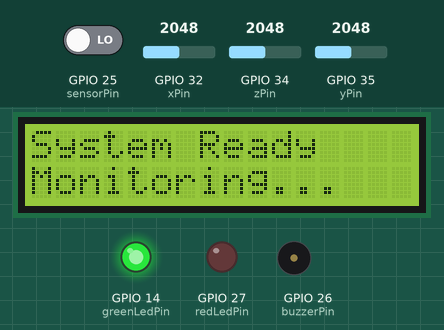
The sketch below on a simulated ESP32. Shown: 16×2 character LCD, output pins drawn as LEDs (lit = HIGH), buzzer (waves = sounding, pin HIGH). The inputs (shaded band) are chosen by the test bench; at power-on: GPIO 32 (xPin) = 2048, GPIO 25 (sensorPin) LOW, GPIO 34 (zPin) = 2048, GPIO 35 (yPin) = 2048. WiFi joins after 1.5 s; servers stay silent unless stated; what the sketch prints to the serial monitor is not drawn.

Above: at 2.8 s.
2.9 s: GPIO 32 (xPin) set to 2321
8.2 s: GPIO 32 (xPin) set to 2412
At 11.6 s:
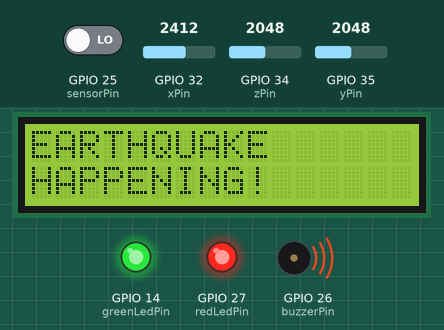
12.2 s: GPIO 32 (xPin) set to 2047
At 15.3 s:
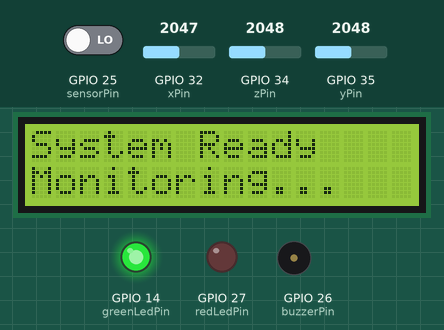
16.0 s: GPIO 32 (xPin) set to 1792
18.9 s: GPIO 32 (xPin) set to 1712
At 19.8 s:
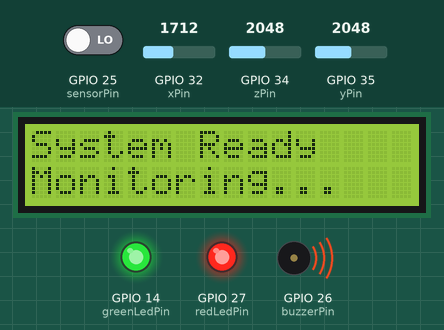
Timing chart, 0 to 21.9 s (numbered marks = the images above; inputs shaded):
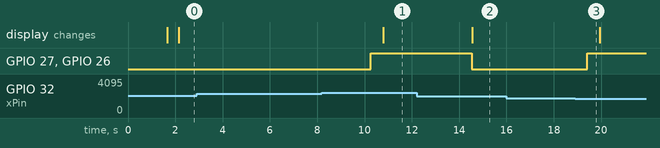

Measured:
- the behaviour switches between 2348 and 2349 on GPIO 32 (xPin) (found by bisection; images 0 and 1)
- the behaviour switches between 1748 and 1747 on GPIO 32 (xPin) (found by bisection; images 2 and 3)
- after the input at 2.9 s, every drawn part: stays the same
- after the input at 8.2 s, GPIO 27 (redLedPin), GPIO 26 (buzzerPin): LOW → HIGH after 2.1 s; the display: changes after 2.6 s (image 1)
- after the input at 12.2 s, GPIO 27 (redLedPin), GPIO 26 (buzzerPin): HIGH → LOW after 2.3 s; the display: changes after 2.4 s (image 2)
- after the input at 16.0 s, every drawn part: stays the same
- after the input at 18.9 s, GPIO 27 (redLedPin), GPIO 26 (buzzerPin): LOW → HIGH after 0.52 s

The sketch:

FirebaseEarthQuake.ino
```cpp
#include <Wire.h>
#include <LiquidCrystal_I2C.h>
#include <WiFi.h>
#include <FirebaseESP32.h>
// #include <Firebase_ESP_Client.h>

// Define the pin numbers for components
const int sensorPin = 25;  // Vibration sensor pin
const int buzzerPin = 26;  // Buzzer pin
const int redLedPin = 27;  // Red LED pin
const int greenLedPin = 14;  // Green LED pin
const int xPin = 32; // ADXL335 X-axis pin
const int yPin = 35; // ADXL335 Y-axis pin
const int zPin = 34; //ADXL335 Z-axis pin

// Initialize the LCD. Set the LCD address to 0x27 for a 16 chars and 2 line display
LiquidCrystal_I2C lcd(0x27, 16, 2);

// WiFi credentials
const char* ssid = "Axmedmuuse";
const char* password = "axmed585858";

// Firebase credentials
#define FIREBASE_HOST "https://earth-36cd1-default-rtdb.firebaseio.com/"
#define FIREBASE_AUTH "RkKHG6kP1s8EfvzRmyyHc0QcE34D9RmbzIFiMOwP"
#define API_KEY "AIzaSyC2RUNbbFXtPf9HKekkynaX8o-yResMuZ0"


// Firebase Data object
FirebaseData firebaseData;
FirebaseAuth firebaseAuth;
FirebaseConfig firebaseConfig;

// Threshold for tilt detection (adjust as needed)
const int tiltThreshold = 300; // ADXL335 should output around 512 (midpoint) when flat

void setup() {
  Serial.begin(9600);

  // Connect to WiFi
  WiFi.begin(ssid, password);
  while (WiFi.status() != WL_CONNECTED) {
    delay(500);
    Serial.print(".");
  }
  Serial.println("WiFi connected");

  // Initialize Firebase
  firebaseConfig.host = FIREBASE_HOST;
  firebaseConfig.api_key = API_KEY;
  firebaseAuth.user.email = "wllkahil3@gmail.com";
  firebaseAuth.user.password = "Shaafici7603";

  Firebase.begin(&firebaseConfig, &firebaseAuth);
  Firebase.reconnectWiFi(true);

  // Pin setup
  pinMode(sensorPin, INPUT);
  pinMode(buzzerPin, OUTPUT);
  pinMode(redLedPin, OUTPUT);
  pinMode(greenLedPin, OUTPUT);

  // Initialize LCD
  lcd.init();
  lcd.backlight();
  lcd.begin(16, 2);
  lcd.print("WELCOME TO");
  lcd.setCursor(0, 1);
  lcd.print("EARTHQUAKE MONITORING");
  digitalWrite(greenLedPin, HIGH);
}

void loop() {
  int xValue1 = analogRead(xPin);
  int yValue1 = analogRead(yPin);
  int zValue1 = analogRead(zPin);
  int xValue = map(xValue1, 1495, 2267, 0, 100);
  int yValue = map(yValue1, 1492, 2288, 0, 100);
  int zValue = map(zValue1, 1445, 2255, 0, 100);

  // Print values for debugging
  Serial.print("X: ");
  Serial.print(xValue);
  Serial.print(" Y: ");
  Serial.print(yValue);
  Serial.print("Z: ");
  Serial.print(zValue);
  // Upload sensor readings to Firebase
  if (Firebase.setInt(firebaseData, "/sensorrs/xvalue", xValue)) {
    Serial.println("X-axis value sent to Firebase");
  } else {
    Serial.println("Failed to send X-axis value");
    Serial.println(firebaseData.errorReason());
  }

  if (Firebase.setInt(firebaseData, "/sensorrs/yvalue", yValue)) {
    Serial.println("Y-axis value sent to Firebase");
  } else {
    Serial.println("Failed to send Y-axis value");
    Serial.println(firebaseData.errorReason());
  }
  if (Firebase.setInt(firebaseData, "/sensorrs/zvalue", zValue)) {
    Serial.println("Z-axis value sent to Firebase");
  } else {
    Serial.println("Failed to send Z-axis value");
    Serial.println(firebaseData.errorReason());
  }

  // Check if vibration detected or significant tilt detected
  if (digitalRead(sensorPin) || abs(xValue1 - 2048) > tiltThreshold || abs(yValue1 - 2048) > tiltThreshold) {
    Serial.println("Detected vibration or tilt...");
    digitalWrite(buzzerPin, HIGH);
    digitalWrite(redLedPin, HIGH);
    delay(500);
    lcd.clear();
    lcd.setCursor(0, 0);
    lcd.print("EARTHQUAKE");
    lcd.setCursor(0, 1);
    lcd.print("HAPPENING!");

    if (Firebase.setString(firebaseData, "/alert", "EARTHQUAKE HAPPENING!")) {
      Serial.println("Alert sent to Firebase");
    } else {
      Serial.println("Failed to send alert");
      Serial.println(firebaseData.errorReason());
    }
  } else {
    Serial.println("No significant movement detected...");
    digitalWrite(buzzerPin, LOW);
    digitalWrite(redLedPin, LOW);
    lcd.clear();
    lcd.setCursor(0, 0);
    lcd.print("System Ready");
    lcd.setCursor(0, 1);
    lcd.print("Monitoring...");

    if (Firebase.setString(firebaseData, "/alert", "No significant movement")) {
      Serial.println("No movement alert sent to Firebase");
    } else {
      Serial.println("Failed to send no movement alert");
      Serial.println(firebaseData.errorReason());
    }
  }

  delay(1000);
}
```
